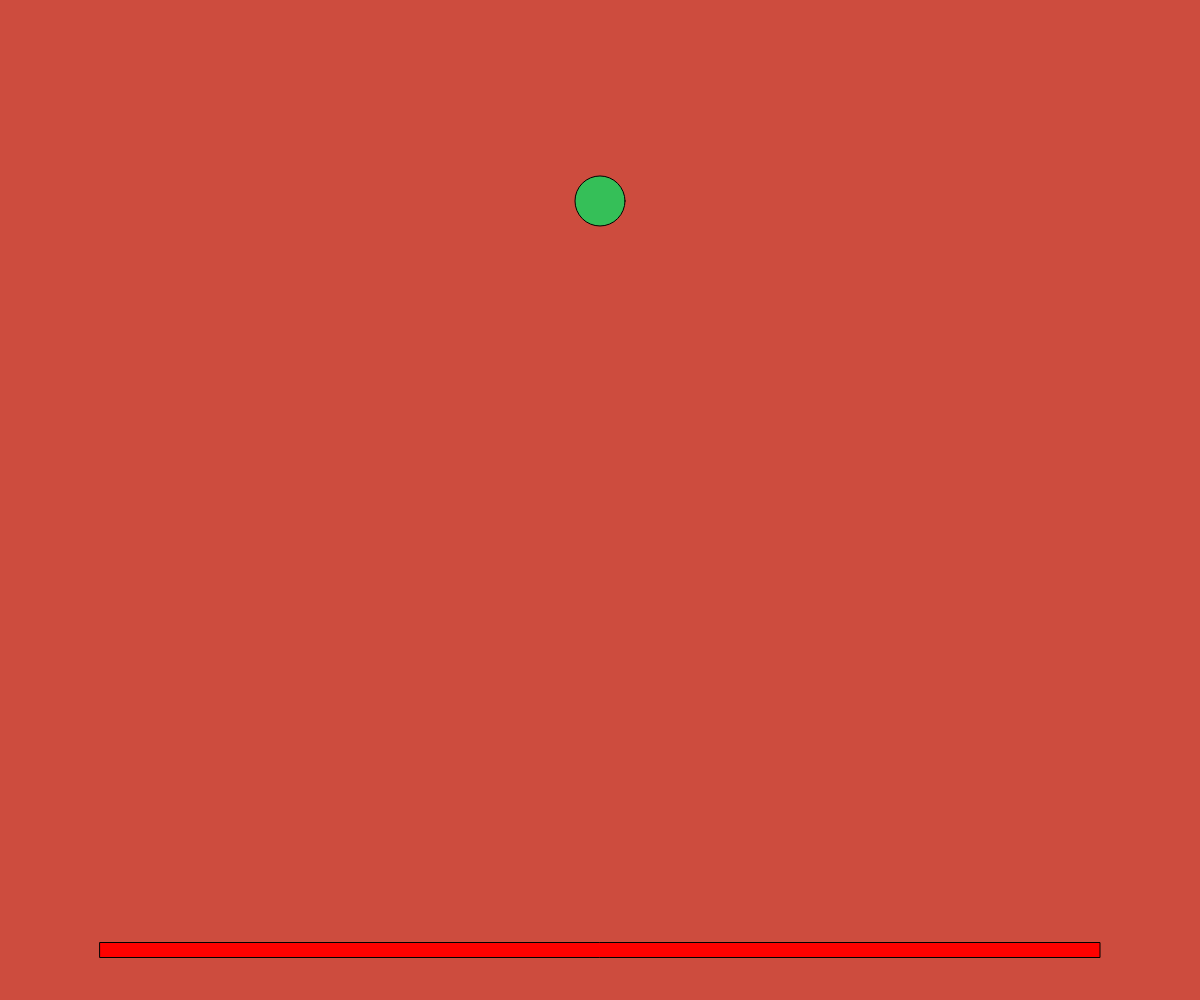
Frame 1 (no input)
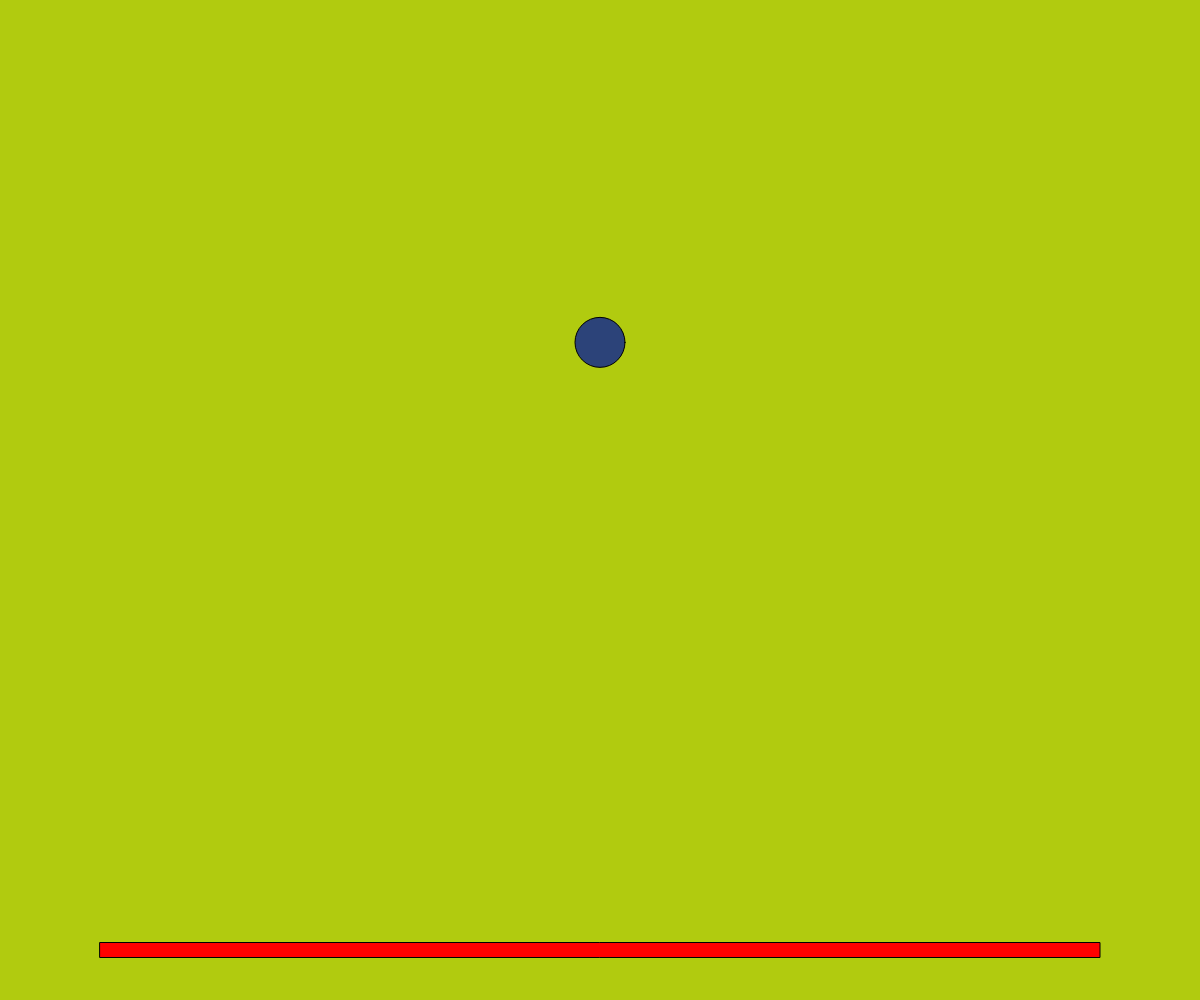
Frame 60 (no input)
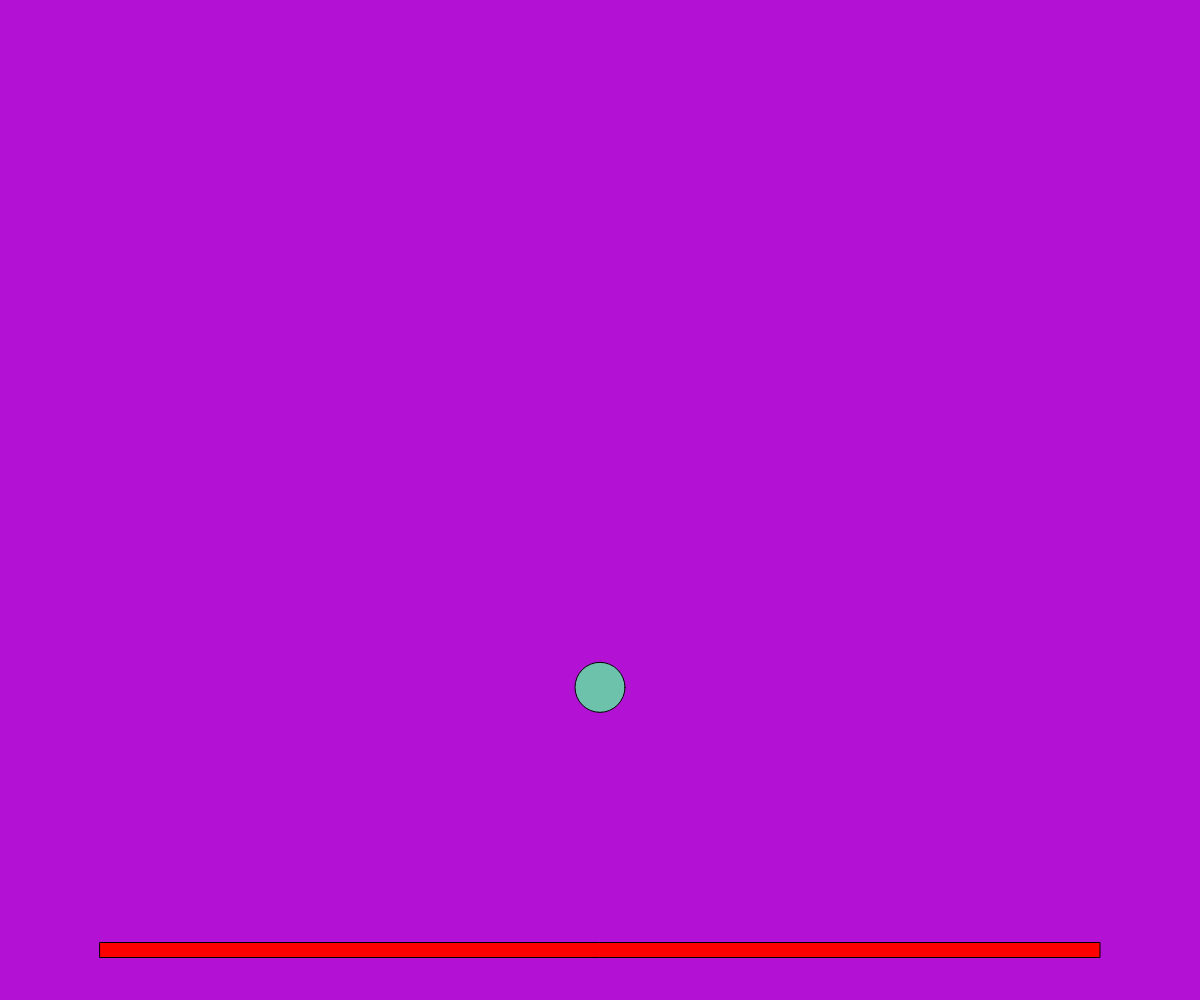
Frame 120 (the mouse pressed at the canvas centre since frame 60)

The p5.js sketch that drew these frames (run headless with seeded random() and noise() and a simulated clock; from frame 60 on, the mouse is pressed at the canvas centre):

// p5.js sketch
// ── sketch.js
let posX;
let posY;
let diam;
let rad;
let margen = 50; //especificar la distancia entre el suelo y el borde de la ventana
let piso; //variable que representa la posición vertical del suelo
const acel = 0.98;
let velY = 0;
let pelotaColor;
let fond;

function setup() {
  createCanvas(windowWidth, windowHeight);
  posX = windowWidth / 2;
  posY = windowHeight * 0.2;
  rectMode(CENTER);
  diam = random(10, 50);
  rad = diam / 2;
  esp = 34;
  piso = windowHeight - margen - esp / 2; //windowHeight - margen resta el valor de margen de la altura de la ventana,,,,,esp / 2 divide el valor de esp por 2, porque se quiere que la variable esp represente la altura total del rectángulo que se considera el suelo, y al dividirla por 2, se obtiene la mitad de esa altura, ahi la posición del suelo a partir del centro del rectángulo.
  pelotaColor = color(random(255), random(255), random(255));
  fondoColor = color(random(255), random(255), random(255));
  // frameRate(5);
}

function draw() {
  background(fondoColor);

  actualizar();

  strokeWeight(1);
  fill(pelotaColor); // Usar el color de la pelota
  circle(posX, posY, 50);

  fill(255, 0, 0);
  rect(windowWidth / 2, windowHeight - margen, windowHeight, esp - 19);
}

function actualizar() {
  //se encarga de actualizar la posición de la pelota
  velY += acel; //se incrementa velY debido a acel que es la gravedad.
  posY += velY;

  if (posY >= piso - rad) {
    //verifica si la pelota ha tocado el suelo
    posY = piso - rad;
    velY *= -1; //ajusta la posición de la pelota y se invierte la dirección de velY, rebote de la pelota
    pelotaColor = color(random(255), random(255), random(255)); // Cambiar el color de la pelota a uno aleatorio
    fondoColor = color(random(255), random(255), random(255));
  }
}
